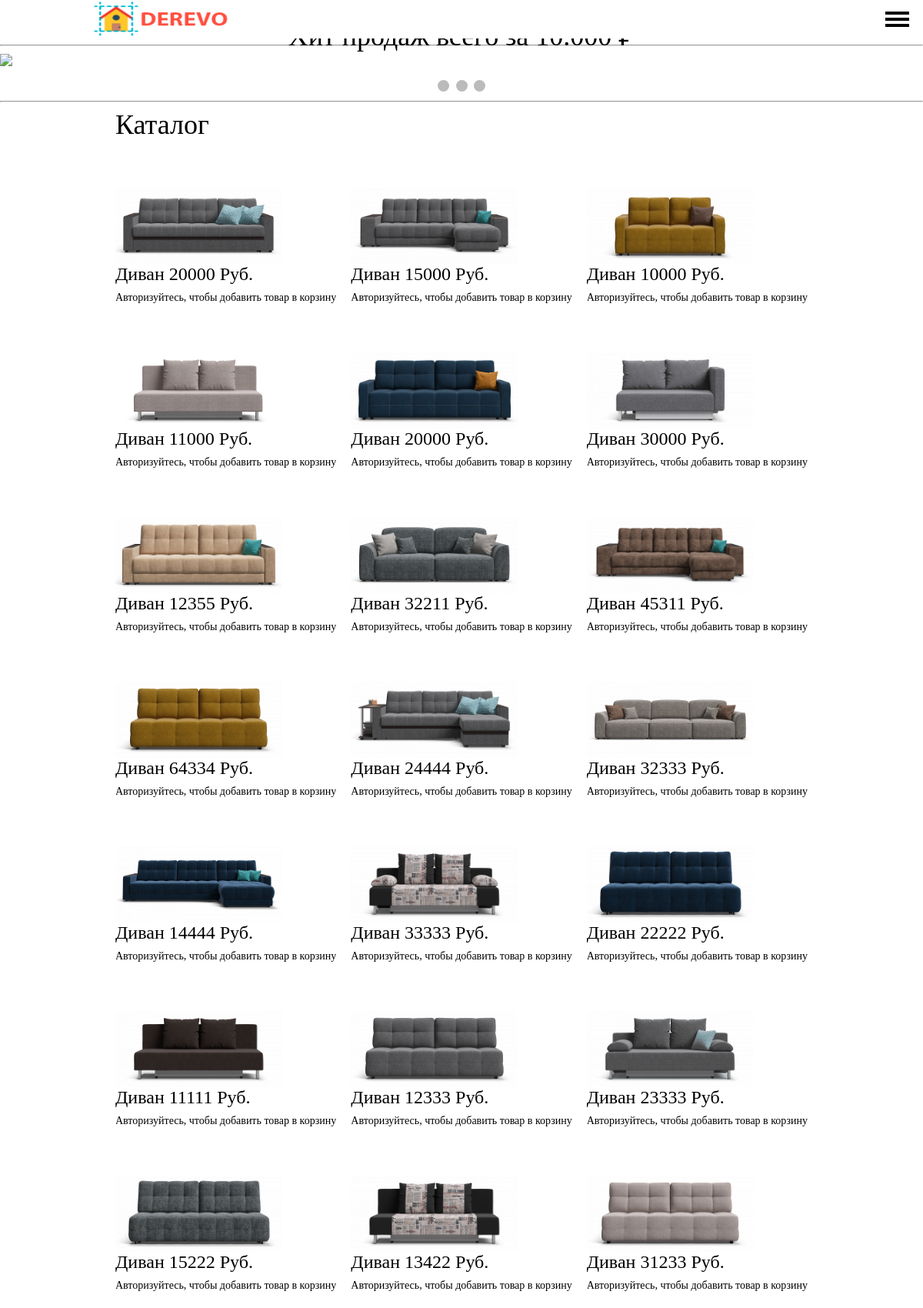
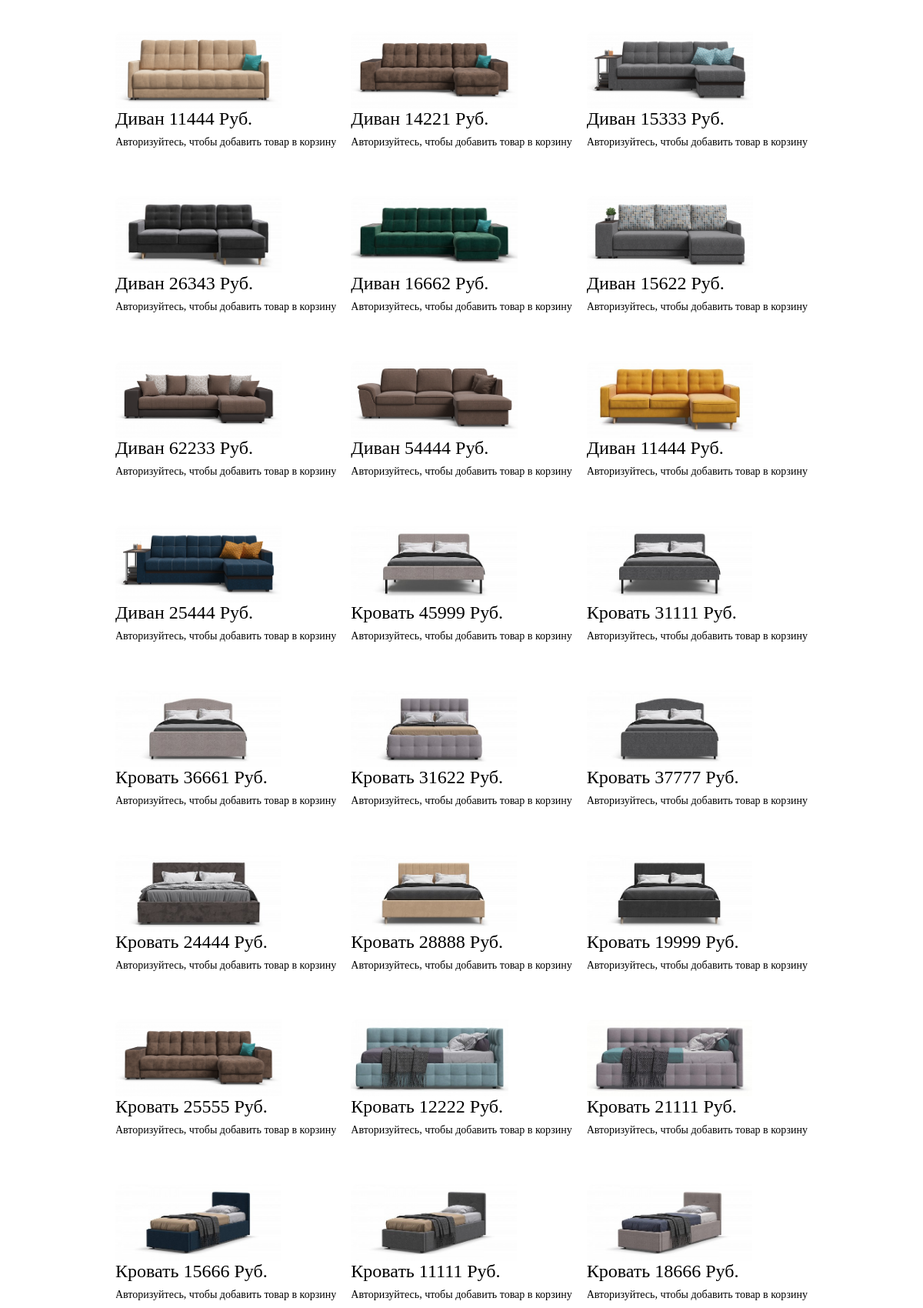
The page / (upper part) on the database its author committed (2 pictures, top to bottom).
### tables this page shows
CREATE TABLE `products` (
  `id` int NOT NULL,
  `title` varchar(255) NOT NULL,
  `price` int NOT NULL,
  `img` varchar(255) NOT NULL,
  `category` varchar(255) NOT NULL,
  `sub_category` varchar(255) NOT NULL
);

### index.php (the view, shortened to what this page needs)
<?php
require_once("bd.php");
?>
<?php
if (!isset($_SESSION['login'])) {
?>
  <!DOCTYPE html>
  <html>
  <head>
    <link rel="stylesheet" href="style.css">
  </head>
  <body>
    <div class="header">
      <div class="logo"><a href="index.php"><img src="image/logo.png" width="180" height="50"></a></div>
      <div class="src">
        <form action="" method="post" class="src">
        </form>
      </div>
      <div class="cart">
        <a href="#win1" class="button button-green" style="font-family: Century Gothic;background-color: #ffffff;padding: 0px;font-size: 20px;border: none;color: grey;font-weight:bold;">Вход</a>
      </div>
    </div>
    <hr>
    <div class="block1">
      <nav class="mobile-menu">
        <div class="logo_mob"><a href="index.php"><img src="image/logo.png" width="180" height="50"></a></div>
        <label for="checkbox" class="mobile-menu__btn">
          <div class="mobile-menu__icon"></div>
        </label>
        <div class="mobile-menu__container">
          <ul class="mobile-menu__list">
            <div class="nav2">
              <div class="btn">
                <div class="dropdown">
                  <button class="dropbtn">
                    <li class="mobile-menu__item"><a class="mobile-menu__link">Шкафы</a></li>
                  </button>
                </div>
              </div>
            </div>
          </ul>
        </div>
      </nav>
    </div>
    <div class="slider">
      <div class="slideshow-container">
        <div class="mySlides fade">
          <div class="numbertext"></div>
          <a href="hiti/hit1.php"><img src="image/slide1.jpg" style="width:100%"></a>
          <div class="text">Хит продаж всего за 10.000 ₽</div>
        </div>
        <a class="prev" onclick="plusSlides(-1)">❮</a>
        <a class="next" onclick="plusSlides(1)">❯</a>
      </div>
      <br>
      <div style="text-align:center">
        <span class="dot" onclick="currentSlide(1)"></span>
        <span class="dot" onclick="currentSlide(2)"></span>
        <span class="dot" onclick="currentSlide(3)"></span>
      </div>
    </div>
    <hr>
    <div class="best_text">Каталог</div>
    <div class="best">
      <?php $sql = "SELECT * FROM products"; ?>
      <?php if ($result = $link->query($sql)) : ?>
        <?php foreach ($result as $row) : ?>
          <div class='image'><img style="object-fit: cover; height: 100px; width: auto;" src="image/products/<?= $row['category'] ?>i/<?= $row['img'] ?>"></br>
            <a><?= $row['title'] ?></a>
            <a><?= $row['price'] ?> Руб.</a></br>
            <a style="word-break:break-all; font-size: 14px;">Авторизуйтесь, чтобы добавить товар в корзину</a>
          </div>
        <?php endforeach; ?>
      <?php endif; ?>
    </div>
  </body>
  </html>
<?php
}
?>

### style.css (style rules this page uses)
body { font-family: Century Gothic; background: #ffffff; }
.header { display: flex; justify-content: space-between; align-items: center; margin: auto; width: 75%; }
.slider { margin: auto; }
.best { display: flex; flex-wrap: wrap; justify-content: space-between; font-family: Century Gothic; margin: auto; width: 75%; font-size: 24px; }
.best_text { display: flex; flex-wrap: wrap; justify-content: space-between; font-family: Century Gothic; margin: auto; width: 75%; font-size: 36px; }
ul { padding: 0; }
.btn { margin-left: 50px; }
.dropbtn { font-family: Century Gothic; background-color: #ffffff; padding: 0px; font-size: 16px; border: none; color: grey; }
.dropdown { position: relative; display: inline-block; }
* { box-sizing: border-box; }
body { font-family: Verdana, sans-serif; margin: 0; }
.mySlides { display: none; }
img { vertical-align: middle; }
.slideshow-container { max-width: 100%; position: relative; margin: auto; }
.prev, .next { cursor: pointer; position: absolute; top: 50%; width: auto; padding: 16px; margin-top: -22px; color: white; font-weight: bold; font-size: 18px; transition: 0.6s ease; border-radius: 0 3px 3px 0; }
.next { right: 0; border-radius: 3px 0 0 3px; }
.text { font-family: Century Gothic; color: #000000; font-size: 36px; padding: 8px 12px; position: absolute; bottom: 8px; width: 100%; text-align: center; }
.numbertext { color: #f2f2f2; font-size: 12px; padding: 8px 12px; position: absolute; top: 0; }
.dot { cursor: pointer; height: 15px; width: 15px; margin: 0 2px; background-color: #bbb; border-radius: 50%; display: inline-block; transition: background-color 0.6s ease; }
.fade { -webkit-animation-name: fade; -webkit-animation-duration: 1.5s; animation-name: fade; animation-duration: 1.5s; }
.image { border-radius: 10px; margin-top: 60px; overflow: hidden; }
.image img { -moz-transition: all 1s ease-out; -o-transition: all 1s ease-out; -webkit-transition: all 1s ease-out; }
a { text-decoration: none; }
@media (max-width: 1600px) { .mobile-menu { position: fixed; display: flex; align-items: center; justify-content: flex-end; padding: 0 16px; top: 0; background-color: white; left: 0; right: 0; height: 50px; z-index: 9999999; } }
@media (max-width: 1600px) { .mobile-menu__btn { position: relative; display: flex; align-items: center; justify-content: center; width: 35px; height: 30px; cursor: pointer; transition: 0.4s; } }
@media (max-width: 1600px) { .mobile-menu__icon { display: block; position: relative; background: black; width: 90%; height: 4px; transition: 0.4s; } }
@media (max-width: 1600px) { .mobile-menu__icon::after, .mobile-menu__icon::before { content: ""; display: block; position: absolute; background: black; width: 100%; height: 4px; transition: 0.4s; } }
@media (max-width: 1600px) { .mobile-menu__icon::after { top: 8px; } }
@media (max-width: 1600px) { .mobile-menu__icon::before { top: -8px; } }
@media (max-width: 1600px) { .mobile-menu__container { position: fixed; text-align: center; display: flex; align-items: center; justify-content: center; top: 50px; left: 0; right: 0; z-index: 999; height: 0; opacity: 1; transition: 0.5s; overflow: hidden; background-color: white; } }
@media (max-width: 1600px) { .mobile-menu__list { transition: 0.5s; list-style: none; padding-left: 0; margin-top: -50px; } }
@media (max-width: 1600px) { .mobile-menu__item { font-size: 26px; padding-bottom: 15px; } }
@media (max-width: 1600px) { .mobile-menu__link { text-decoration: none; color: black; } }
.logo_mob { position: absolute; left: 10%; }
.nav2 { display: flex; align-items: center; flex-direction: column; margin: auto; width: 75%; font-family: Century Gothic; }

### rows shown on the page
products: category+img (picture), title "Диван", price "20000"
products: category+img (picture), title "Диван", price "15000"
products: category+img (picture), title "Диван", price "10000"
products: category+img (picture), title "Диван", price "11000"
products: category+img (picture), title "Диван", price "20000"
products: category+img (picture), title "Диван", price "30000"
products: category+img (picture), title "Диван", price "12355"
products: category+img (picture), title "Диван", price "32211"
products: category+img (picture), title "Диван", price "45311"
products: category+img (picture), title "Диван", price "64334"
products: category+img (picture), title "Диван", price "24444"
products: category+img (picture), title "Диван", price "32333"
products: category+img (picture), title "Диван", price "14444"
products: category+img (picture), title "Диван", price "33333"
products: category+img (picture), title "Диван", price "22222"
products: category+img (picture), title "Диван", price "11111"
products: category+img (picture), title "Диван", price "12333"
products: category+img (picture), title "Диван", price "23333"
products: category+img (picture), title "Диван", price "15222"
products: category+img (picture), title "Диван", price "13422"
products: category+img (picture), title "Диван", price "31233"
products: category+img (picture), title "Диван", price "11444"
products: category+img (picture), title "Диван", price "14221"
products: category+img (picture), title "Диван", price "15333"
products: category+img (picture), title "Диван", price "26343"
products: category+img (picture), title "Диван", price "16662"
products: category+img (picture), title "Диван", price "15622"
products: category+img (picture), title "Диван", price "62233"
products: category+img (picture), title "Диван", price "54444"
products: category+img (picture), title "Диван", price "11444"
products: category+img (picture), title "Диван", price "25444"
products: category+img (picture), title "Кровать", price "45999"
products: category+img (picture), title "Кровать", price "31111"
products: category+img (picture), title "Кровать", price "36661"
products: category+img (picture), title "Кровать", price "31622"
products: category+img (picture), title "Кровать", price "37777"
products: category+img (picture), title "Кровать", price "24444"
products: category+img (picture), title "Кровать", price "28888"
products: category+img (picture), title "Кровать", price "19999"
products: category+img (picture), title "Кровать", price "25555"
products: category+img (picture), title "Кровать", price "12222"
products: category+img (picture), title "Кровать", price "21111"
products: category+img (picture), title "Кровать", price "15666"
products: category+img (picture), title "Кровать", price "11111"
products: category+img (picture), title "Кровать", price "18666"
